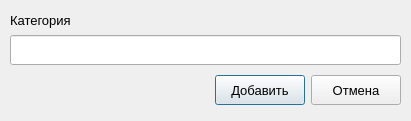
<?xml version="1.0" encoding="UTF-8"?>
<ui version="4.0">
 <class>Dialog</class>
 <widget class="QDialog" name="Dialog">
  <property name="geometry">
   <rect>
    <x>0</x>
    <y>0</y>
    <width>411</width>
    <height>121</height>
   </rect>
  </property>
  <property name="windowTitle">
   <string>Dialog</string>
  </property>
  <widget class="QWidget" name="horizontalLayoutWidget">
   <property name="geometry">
    <rect>
     <x>10</x>
     <y>10</y>
     <width>391</width>
     <height>21</height>
    </rect>
   </property>
   <layout class="QHBoxLayout" name="horizontalLayout">
    <item>
     <widget class="QLabel" name="label">
      <property name="font">
       <font>
        <pointsize>10</pointsize>
       </font>
      </property>
      <property name="text">
       <string>Категория</string>
      </property>
     </widget>
    </item>
   </layout>
  </widget>
  <widget class="QWidget" name="horizontalLayoutWidget_2">
   <property name="geometry">
    <rect>
     <x>10</x>
     <y>30</y>
     <width>391</width>
     <height>41</height>
    </rect>
   </property>
   <layout class="QHBoxLayout" name="horizontalLayout_2">
    <item>
     <widget class="QLineEdit" name="lineEdit">
      <property name="minimumSize">
       <size>
        <width>0</width>
        <height>30</height>
       </size>
      </property>
      <property name="font">
       <font>
        <pointsize>10</pointsize>
       </font>
      </property>
     </widget>
    </item>
   </layout>
  </widget>
  <widget class="QWidget" name="horizontalLayoutWidget_3">
   <property name="geometry">
    <rect>
     <x>10</x>
     <y>70</y>
     <width>391</width>
     <height>41</height>
    </rect>
   </property>
   <layout class="QHBoxLayout" name="horizontalLayout_3">
    <item>
     <spacer name="horizontalSpacer">
      <property name="orientation">
       <enum>Qt::Horizontal</enum>
      </property>
      <property name="sizeHint" stdset="0">
       <size>
        <width>40</width>
        <height>20</height>
       </size>
      </property>
     </spacer>
    </item>
    <item>
     <widget class="QPushButton" name="pushButton">
      <property name="minimumSize">
       <size>
        <width>90</width>
        <height>30</height>
       </size>
      </property>
      <property name="maximumSize">
       <size>
        <width>90</width>
        <height>30</height>
       </size>
      </property>
      <property name="font">
       <font>
        <pointsize>10</pointsize>
       </font>
      </property>
      <property name="text">
       <string>Добавить</string>
      </property>
     </widget>
    </item>
    <item>
     <widget class="QPushButton" name="pushButton_2">
      <property name="minimumSize">
       <size>
        <width>90</width>
        <height>30</height>
       </size>
      </property>
      <property name="maximumSize">
       <size>
        <width>90</width>
        <height>30</height>
       </size>
      </property>
      <property name="font">
       <font>
        <pointsize>10</pointsize>
       </font>
      </property>
      <property name="text">
       <string>Отмена</string>
      </property>
     </widget>
    </item>
   </layout>
  </widget>
 </widget>
 <resources/>
 <connections/>
</ui>
